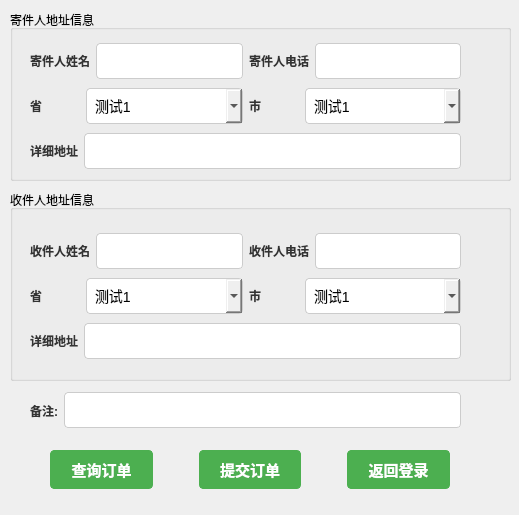
<?xml version="1.0" encoding="UTF-8"?>
<ui version="4.0">
 <class>Form</class>
 <widget class="QWidget" name="Form">
  <property name="geometry">
   <rect>
    <x>0</x>
    <y>0</y>
    <width>519</width>
    <height>515</height>
   </rect>
  </property>
  <property name="windowTitle">
   <string>Form</string>
  </property>
  <widget class="QGroupBox" name="groupBox">
   <property name="geometry">
    <rect>
     <x>10</x>
     <y>10</y>
     <width>501</width>
     <height>171</height>
    </rect>
   </property>
   <property name="styleSheet">
    <string notr="true">
            QLabel {
                color: #333;
                font: 14px &quot;幼圆&quot;;
                font-weight: bold;
            }

            QLineEdit,
            QComboBox {
                padding: 8px;
                font-size: 14px;
                border: 1px solid #ccc;
                border-radius: 4px;
            }

        </string>
   </property>
   <property name="title">
    <string>寄件人地址信息</string>
   </property>
   <widget class="QWidget" name="layoutWidget">
    <property name="geometry">
     <rect>
      <x>20</x>
      <y>30</y>
      <width>431</width>
      <height>134</height>
     </rect>
    </property>
    <layout class="QVBoxLayout" name="verticalLayout">
     <item>
      <layout class="QHBoxLayout" name="horizontalLayout">
       <item>
        <widget class="QLabel" name="label">
         <property name="text">
          <string>寄件人姓名</string>
         </property>
        </widget>
       </item>
       <item>
        <widget class="QLineEdit" name="lineEdit"/>
       </item>
       <item>
        <widget class="QLabel" name="label_2">
         <property name="text">
          <string>寄件人电话</string>
         </property>
        </widget>
       </item>
       <item>
        <widget class="QLineEdit" name="lineEdit_2"/>
       </item>
      </layout>
     </item>
     <item>
      <layout class="QHBoxLayout" name="horizontalLayout_2">
       <item>
        <widget class="QLabel" name="label_4">
         <property name="maximumSize">
          <size>
           <width>50</width>
           <height>16777215</height>
          </size>
         </property>
         <property name="text">
          <string>省</string>
         </property>
        </widget>
       </item>
       <item>
        <widget class="QComboBox" name="comboBox">
         <item>
          <property name="text">
           <string>测试1</string>
          </property>
         </item>
         <item>
          <property name="text">
           <string>2</string>
          </property>
         </item>
         <item>
          <property name="text">
           <string>3</string>
          </property>
         </item>
         <item>
          <property name="text">
           <string>4</string>
          </property>
         </item>
        </widget>
       </item>
       <item>
        <widget class="QLabel" name="label_5">
         <property name="maximumSize">
          <size>
           <width>50</width>
           <height>16777215</height>
          </size>
         </property>
         <property name="text">
          <string>市</string>
         </property>
        </widget>
       </item>
       <item>
        <widget class="QComboBox" name="comboBox_2">
         <item>
          <property name="text">
           <string>测试1</string>
          </property>
         </item>
         <item>
          <property name="text">
           <string>2</string>
          </property>
         </item>
         <item>
          <property name="text">
           <string>3</string>
          </property>
         </item>
         <item>
          <property name="text">
           <string>4</string>
          </property>
         </item>
        </widget>
       </item>
      </layout>
     </item>
     <item>
      <layout class="QHBoxLayout" name="horizontalLayout_3">
       <item>
        <widget class="QLabel" name="label_6">
         <property name="text">
          <string>详细地址</string>
         </property>
        </widget>
       </item>
       <item>
        <widget class="QLineEdit" name="lineEdit_3"/>
       </item>
      </layout>
     </item>
    </layout>
   </widget>
  </widget>
  <widget class="QGroupBox" name="groupBox_2">
   <property name="geometry">
    <rect>
     <x>10</x>
     <y>190</y>
     <width>501</width>
     <height>191</height>
    </rect>
   </property>
   <property name="styleSheet">
    <string notr="true">
            QLabel {
                color: #333;
                font: 14px &quot;幼圆&quot;;
                font-weight: bold;
            }

            QLineEdit,
            QComboBox {
                padding: 8px;
                font-size: 14px;
                border: 1px solid #ccc;
                border-radius: 4px;
            }
        </string>
   </property>
   <property name="title">
    <string>收件人地址信息</string>
   </property>
   <widget class="QWidget" name="layoutWidget_2">
    <property name="geometry">
     <rect>
      <x>20</x>
      <y>40</y>
      <width>431</width>
      <height>134</height>
     </rect>
    </property>
    <layout class="QVBoxLayout" name="verticalLayout_2">
     <item>
      <layout class="QHBoxLayout" name="horizontalLayout_4">
       <item>
        <widget class="QLabel" name="label_3">
         <property name="text">
          <string>收件人姓名</string>
         </property>
        </widget>
       </item>
       <item>
        <widget class="QLineEdit" name="lineEdit_4"/>
       </item>
       <item>
        <widget class="QLabel" name="label_7">
         <property name="text">
          <string>收件人电话</string>
         </property>
        </widget>
       </item>
       <item>
        <widget class="QLineEdit" name="lineEdit_5"/>
       </item>
      </layout>
     </item>
     <item>
      <layout class="QHBoxLayout" name="horizontalLayout_5">
       <item>
        <widget class="QLabel" name="label_8">
         <property name="maximumSize">
          <size>
           <width>50</width>
           <height>16777215</height>
          </size>
         </property>
         <property name="text">
          <string>省</string>
         </property>
        </widget>
       </item>
       <item>
        <widget class="QComboBox" name="comboBox_3">
         <item>
          <property name="text">
           <string>测试1</string>
          </property>
         </item>
         <item>
          <property name="text">
           <string>2</string>
          </property>
         </item>
         <item>
          <property name="text">
           <string>3</string>
          </property>
         </item>
         <item>
          <property name="text">
           <string>4</string>
          </property>
         </item>
        </widget>
       </item>
       <item>
        <widget class="QLabel" name="label_9">
         <property name="maximumSize">
          <size>
           <width>50</width>
           <height>16777215</height>
          </size>
         </property>
         <property name="text">
          <string>市</string>
         </property>
        </widget>
       </item>
       <item>
        <widget class="QComboBox" name="comboBox_4">
         <item>
          <property name="text">
           <string>测试1</string>
          </property>
         </item>
         <item>
          <property name="text">
           <string>2</string>
          </property>
         </item>
         <item>
          <property name="text">
           <string>3</string>
          </property>
         </item>
         <item>
          <property name="text">
           <string>4</string>
          </property>
         </item>
        </widget>
       </item>
      </layout>
     </item>
     <item>
      <layout class="QHBoxLayout" name="horizontalLayout_6">
       <item>
        <widget class="QLabel" name="label_10">
         <property name="text">
          <string>详细地址</string>
         </property>
        </widget>
       </item>
       <item>
        <widget class="QLineEdit" name="lineEdit_6"/>
       </item>
      </layout>
     </item>
    </layout>
   </widget>
  </widget>
  <widget class="QWidget" name="layoutWidget_3">
   <property name="geometry">
    <rect>
     <x>30</x>
     <y>390</y>
     <width>431</width>
     <height>41</height>
    </rect>
   </property>
   <layout class="QHBoxLayout" name="horizontalLayout_7">
    <item>
     <widget class="QLabel" name="label_11">
      <property name="styleSheet">
       <string notr="true">QLabel {
    color: #333;
    font: 14px &quot;幼圆&quot;;
    font-weight: bold;
}
</string>
      </property>
      <property name="text">
       <string>备注:</string>
      </property>
     </widget>
    </item>
    <item>
     <widget class="QLineEdit" name="lineEdit_7">
      <property name="styleSheet">
       <string notr="true">  QLineEdit {
                padding: 8px;
                font-size: 14px;
                border: 1px solid #ccc;
                border-radius: 4px;
            }</string>
      </property>
     </widget>
    </item>
   </layout>
  </widget>
  <widget class="QWidget" name="layoutWidget">
   <property name="geometry">
    <rect>
     <x>10</x>
     <y>450</y>
     <width>480</width>
     <height>39</height>
    </rect>
   </property>
   <layout class="QHBoxLayout" name="horizontalLayout_8">
    <item>
     <spacer name="horizontalSpacer_2">
      <property name="orientation">
       <enum>Qt::Horizontal</enum>
      </property>
      <property name="sizeType">
       <enum>QSizePolicy::Minimum</enum>
      </property>
      <property name="sizeHint" stdset="0">
       <size>
        <width>40</width>
        <height>20</height>
       </size>
      </property>
     </spacer>
    </item>
    <item>
     <widget class="QPushButton" name="searchBtn">
      <property name="styleSheet">
       <string notr="true">
             QPushButton {
                padding: 8px 16px;
                font-size: 15px;
                font-weight: bold;
                border: 1px solid #4CAF50;
                border-radius: 4px;
                color: #fff;
                background-color: #4CAF50;
            }

            QPushButton:hover {
                background-color: #45a049;
                border: 1px solid #45a049;
            }
        </string>
      </property>
      <property name="text">
       <string>查询订单</string>
      </property>
     </widget>
    </item>
    <item>
     <spacer name="horizontalSpacer">
      <property name="orientation">
       <enum>Qt::Horizontal</enum>
      </property>
      <property name="sizeType">
       <enum>QSizePolicy::Minimum</enum>
      </property>
      <property name="sizeHint" stdset="0">
       <size>
        <width>40</width>
        <height>20</height>
       </size>
      </property>
     </spacer>
    </item>
    <item>
     <widget class="QPushButton" name="submitBtn">
      <property name="styleSheet">
       <string notr="true">
             QPushButton {
                padding: 8px 16px;
                font-size: 15px;
                font-weight: bold;
                border: 1px solid #4CAF50;
                border-radius: 4px;
                color: #fff;
                background-color: #4CAF50;
            }

            QPushButton:hover {
                background-color: #45a049;
                border: 1px solid #45a049;
            }
        </string>
      </property>
      <property name="text">
       <string>提交订单</string>
      </property>
     </widget>
    </item>
    <item>
     <spacer name="horizontalSpacer_4">
      <property name="orientation">
       <enum>Qt::Horizontal</enum>
      </property>
      <property name="sizeType">
       <enum>QSizePolicy::Minimum</enum>
      </property>
      <property name="sizeHint" stdset="0">
       <size>
        <width>40</width>
        <height>20</height>
       </size>
      </property>
     </spacer>
    </item>
    <item>
     <widget class="QPushButton" name="quitBtn">
      <property name="styleSheet">
       <string notr="true">
             QPushButton {
                padding: 8px 16px;
                font-size: 15px;
                font-weight: bold;
                border: 1px solid #4CAF50;
                border-radius: 4px;
                color: #fff;
                background-color: #4CAF50;
            }

            QPushButton:hover {
                background-color: #45a049;
                border: 1px solid #45a049;
            }
        </string>
      </property>
      <property name="text">
       <string>返回登录</string>
      </property>
     </widget>
    </item>
    <item>
     <spacer name="horizontalSpacer_3">
      <property name="orientation">
       <enum>Qt::Horizontal</enum>
      </property>
      <property name="sizeType">
       <enum>QSizePolicy::Minimum</enum>
      </property>
      <property name="sizeHint" stdset="0">
       <size>
        <width>40</width>
        <height>20</height>
       </size>
      </property>
     </spacer>
    </item>
   </layout>
  </widget>
 </widget>
 <resources/>
 <connections/>
</ui>
